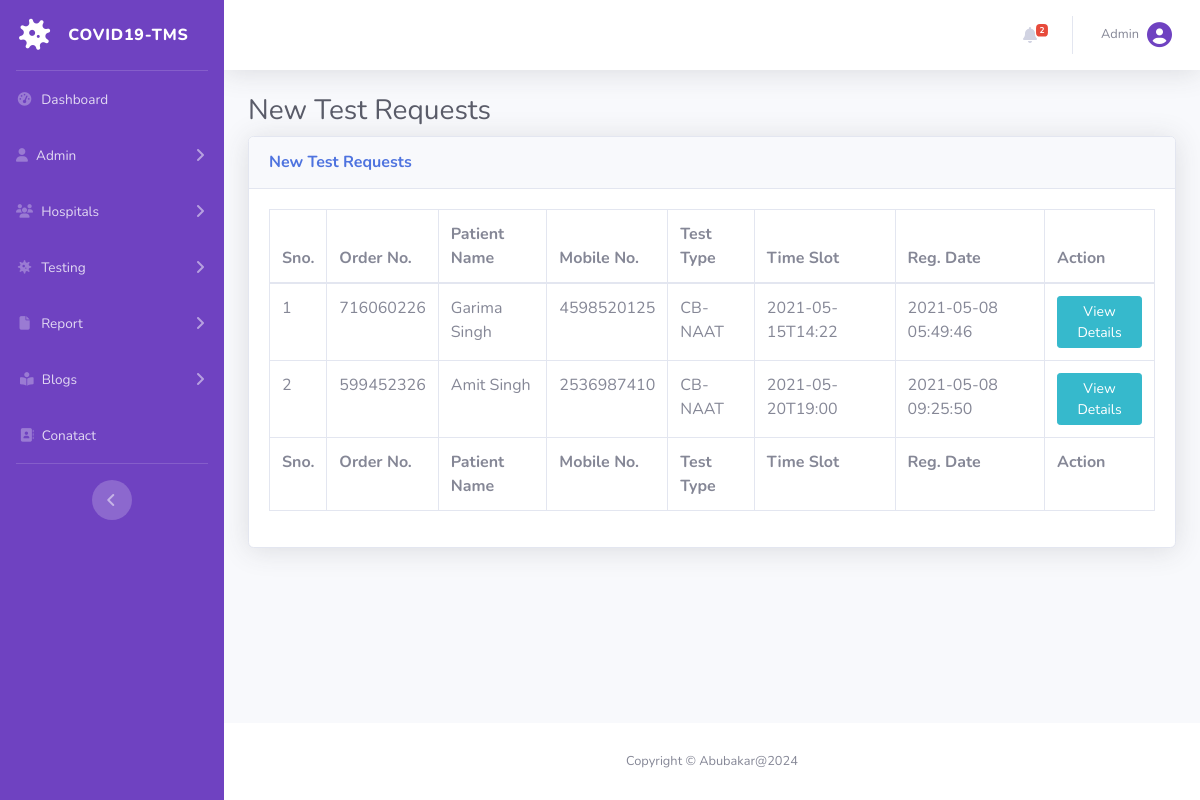
The page /covid-tms/new-test.php (signed in) on the database as committed earlier.
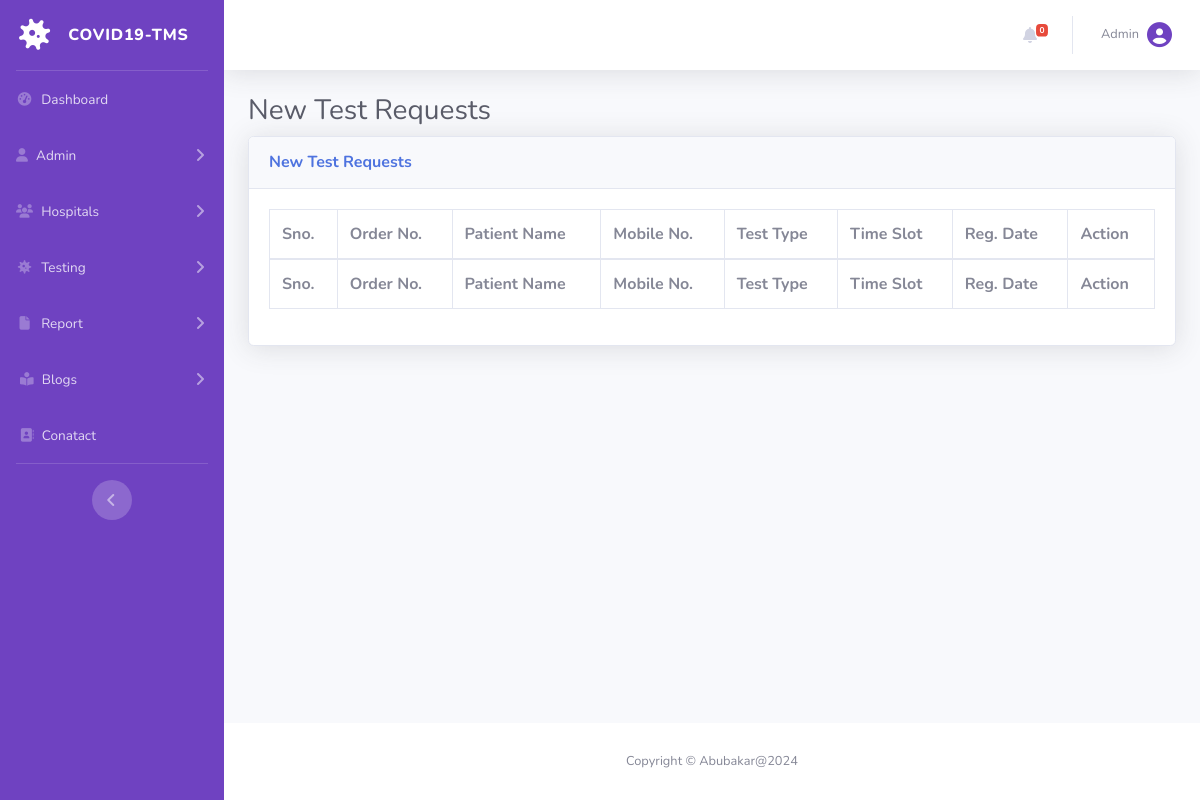
The same page on the database as committed later.
### tables this page shows
CREATE TABLE `tbltestrecord` (
  `id` int(11) NOT NULL,
  `OrderNumber` bigint(14) DEFAULT NULL,
  `PatientMobileNumber` bigint(14) DEFAULT NULL,
  `TestType` varchar(100) DEFAULT NULL,
  `TestTimeSlot` varchar(120) DEFAULT NULL,
  `ReportStatus` varchar(100) DEFAULT NULL,
  `FinalReport` varchar(150) DEFAULT NULL,
  `ReportUploadTime` varchar(200) DEFAULT NULL,
  `RegistrationDate` timestamp NULL DEFAULT current_timestamp(),
  `AssignedtoEmpId` varchar(150) DEFAULT NULL,
  `AssigntoName` varchar(180) DEFAULT NULL,
  `AssignedTime` varchar(100) DEFAULT NULL
);

CREATE TABLE `tblpatients` (
  `id` int(11) NOT NULL,
  `FullName` varchar(120) DEFAULT NULL,
  `MobileNumber` bigint(12) DEFAULT NULL,
  `DateOfBirth` date DEFAULT NULL,
  `GovtIssuedIdNo` varchar(150) DEFAULT NULL,
  `FullAddress` varchar(255) DEFAULT NULL,
  `State` varchar(200) DEFAULT NULL,
  `RegistrationDate` timestamp NOT NULL DEFAULT current_timestamp()
);

### covid-tms/new-test.php (the view, shortened to what the changed rows need)
<?php session_start();
include_once('includes/config.php');
if (strlen($_SESSION['aid']==0)) {
  header('location:logout.php');
  } else{
?>
<!DOCTYPE html>
<html lang="en">
<head>
    <link href="vendor/fontawesome-free/css/all.min.css" rel="stylesheet" type="text/css">
    <link href="css/sb-admin-2.min.css" rel="stylesheet">
    <link href="vendor/datatables/dataTables.bootstrap4.min.css" rel="stylesheet">
</head>
<body id="page-top">
    <div id="wrapper">
  <?php include_once('includes/sidebar.php');?>
        <div id="content-wrapper" class="d-flex flex-column">
            <div id="content">
<?php include_once('includes/topbar.php');?>
                <div class="container-fluid">
                    <h1 class="h3 mb-2 text-gray-800">New Test Requests</h1>
                    <div class="card shadow mb-4">
                        <div class="card-body">
                            <div class="table-responsive">
                                <form name="assignto" method="post">
                    <table class="table table-bordered" id="dataTable" width="100%" cellspacing="0">
                                    <thead>
                                        <tr>
                                            <th>Sno.</th>
                                            <th>Order No.</th>
                                            <th>Patient Name</th>
                                            <th>Mobile No.</th>
                                            <th>Test Type</th>
                                            <th>Time Slot</th>
                                            <th>Reg. Date</th>
                                            <th>Action</th>
                                        </tr>
                                    </thead>
                                      <tfoot>
                                            <tr>
                                            <th>Sno.</th>
                                            <th>Order No.</th>
                                            <th>Patient Name</th>
                                            <th>Mobile No.</th>
                                            <th>Test Type</th>
                                            <th>Time Slot</th>
                                            <th>Reg. Date</th>
                                            <th>Action</th>
                                        </tr>
                                    </tfoot>
                                    <tbody>
<?php $query=mysqli_query($con,"select tbltestrecord.OrderNumber,tblpatients.FullName,tblpatients.MobileNumber,tbltestrecord.TestType,tbltestrecord.TestTimeSlot,tbltestrecord.RegistrationDate,tbltestrecord.id as testid from tbltestrecord
join tblpatients on tblpatients.MobileNumber=tbltestrecord.PatientMobileNumber
where ReportStatus is null
    ");
$cnt=1;
while($row=mysqli_fetch_array($query)){
?>
                                        <tr>
                                            <td><?php echo $cnt;?></td>
                                            <td><?php echo $row['OrderNumber'];?></td>
                                            <td><?php echo $row['FullName'];?></td>
                                            <td><?php echo $row['MobileNumber'];?></td>
                                            <td><?php echo $row['TestType'];?></td>
                                            <td><?php echo $row['TestTimeSlot'];?></td>
                                             <td><?php echo $row['RegistrationDate'];?></td>
                                            <td>
                                <a href="test-details.php?tid=<?php echo $row['testid'];?>&&oid=<?php echo $row['OrderNumber'];?>" class="btn btn-info btn-sm">View Details</a>
                            </td>
                                        </tr>
<?php $cnt++;} ?>
                                    </tbody>
                                </table>
                                     </form>
                            </div>
                        </div>
                    </div>
                </div>
            </div>
        </div>
    </div>
</body>
</html>
<?php } ?>

### covid-tms/includes/topbar.php (shortened to what the changed rows need)
      <nav class="navbar navbar-expand navbar-light bg-white topbar mb-4 static-top shadow">
            <?php if($_SESSION['aid']):?>
                    <ul class="navbar-nav ml-auto">
<?php $query=mysqli_query($con,"select * from tbltestrecord where ReportStatus is null");
$count=mysqli_num_rows($query);
?>
                        <li class="nav-item dropdown no-arrow mx-1">
                            <a class="nav-link dropdown-toggle" href="#" id="alertsDropdown" role="button"
                                data-toggle="dropdown" aria-haspopup="true" aria-expanded="false">
                                <i class="fas fa-bell fa-fw"></i>
                                <span class="badge badge-danger badge-counter"><?php echo $count;?></span>
                            </a>
                        </li>
                        <li class="nav-item dropdown no-arrow">
                            <a class="nav-link dropdown-toggle" href="#" id="userDropdown" role="button"
                                data-toggle="dropdown" aria-haspopup="true" aria-expanded="false">
                <?php
$adid=$_SESSION['aid'];
$ret1=mysqli_query($con,"select AdminName from tbladmin where ID='$adid'");
while($row1=mysqli_fetch_array($ret1)){
?>
                                <span class="mr-2 d-none d-lg-inline text-gray-600 small"><?php  echo $row1['AdminName'];?></span>
                           <?php } ?>
                           <i class="fa-solid fa-circle-user" style="font-size:25px; color:#6f42c1;"></i>
                        </a>
                        </li>
                    </ul>
                <?php endif;?>
                </nav>

Rows that differ between the two databases and show on the page:
removed tbltestrecord: OrderNumber "716060226", tblpatients.FullName "Garima Singh", tblpatients.MobileNumber "4598520125", TestType "CB-NAAT", TestTimeSlot "2021-05-15T14:22", RegistrationDate "2021-05-08 05:49:46"
removed tbltestrecord: OrderNumber "599452326", tblpatients.FullName "Amit Singh", tblpatients.MobileNumber "2536987410", TestType "CB-NAAT", TestTimeSlot "2021-05-20T19:00", RegistrationDate "2021-05-08 09:25:50"
Other text that changed with them:
$count: "2" → "0"
